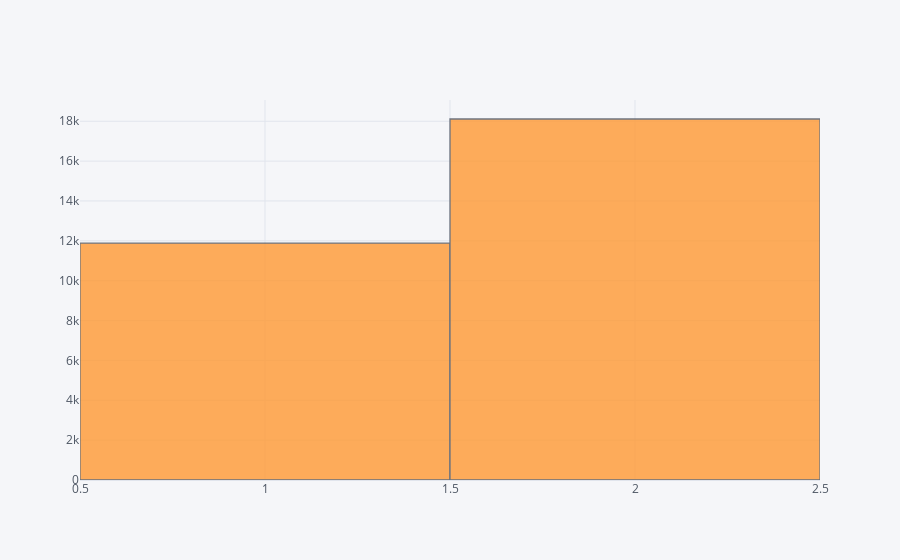

The cell this chart's notebook holds for it:
### Code cell
df['SEX'].iplot(kind='histogram');

### Figure 1 — Plotly figure (JSON) as saved in the notebook; plotly's stock layout.template omitted (floating-point values rounded to 4 significant figures; data arrays with more than 128 entries replaced by an {"elided": "..."} marker saying what was removed)
{"data": [{"histfunc": "count", "histnorm": "", "marker": {"color": "rgba(255, 153, 51, 1.0)", "line": {"color": "#4D5663", "width": 1.3}}, "name": "SEX", "opacity": 0.8, "orientation": "v", "type": "histogram", "x": {"elided": "30000 int values"}}], "layout": {"barmode": "overlay", "legend": {"bgcolor": "#F5F6F9", "font": {"color": "#4D5663"}}, "paper_bgcolor": "#F5F6F9", "plot_bgcolor": "#F5F6F9", "title": {"font": {"color": "#4D5663"}}, "xaxis": {"gridcolor": "#E1E5ED", "showgrid": true, "tickfont": {"color": "#4D5663"}, "title": {"font": {"color": "#4D5663"}, "text": ""}, "zerolinecolor": "#E1E5ED"}, "yaxis": {"gridcolor": "#E1E5ED", "showgrid": true, "tickfont": {"color": "#4D5663"}, "title": {"font": {"color": "#4D5663"}, "text": ""}, "zerolinecolor": "#E1E5ED"}}}
